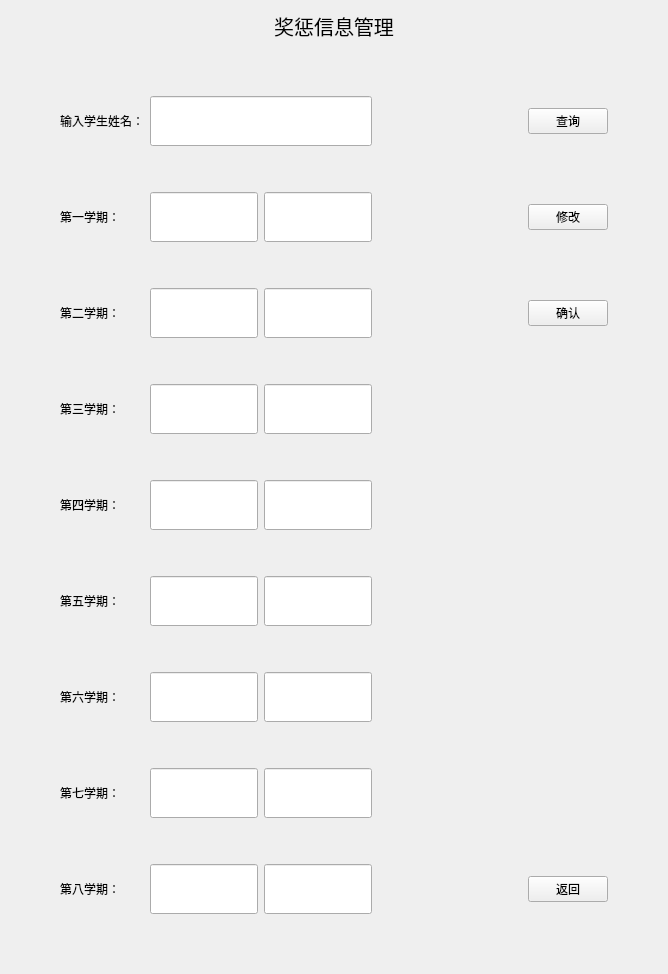
     <widget class="QWidget" name="manage_pide_punish">
      <layout class="QVBoxLayout" name="verticalLayout_8">
       <item>
        <widget class="QLabel" name="label_26">
         <property name="maximumSize">
          <size>
           <width>16777215</width>
           <height>100</height>
          </size>
         </property>
         <property name="font">
          <font>
           <family>隶书</family>
           <pointsize>15</pointsize>
          </font>
         </property>
         <property name="text">
          <string>奖惩信息管理</string>
         </property>
         <property name="alignment">
          <set>Qt::AlignCenter</set>
         </property>
        </widget>
       </item>
       <item>
        <widget class="QWidget" name="widget_10" native="true">
         <layout class="QGridLayout" name="gridLayout_9">
          <item row="1" column="3" colspan="2">
           <widget class="QLineEdit" name="get_student_name_rewardsandpunishment">
            <property name="minimumSize">
             <size>
              <width>0</width>
              <height>50</height>
             </size>
            </property>
           </widget>
          </item>
          <item row="3" column="6">
           <widget class="QPushButton" name="manage_alter_rewardsandpunishment">
            <property name="text">
             <string>修改</string>
            </property>
           </widget>
          </item>
          <item row="15" column="1">
           <widget class="QLabel" name="label_32">
            <property name="text">
             <string>第五学期：</string>
            </property>
           </widget>
          </item>
          <item row="7" column="1">
           <widget class="QLabel" name="label_30">
            <property name="text">
             <string>第三学期：</string>
            </property>
           </widget>
          </item>
          <item row="1" column="6">
           <widget class="QPushButton" name="manage_search_rewardsandpunishment">
            <property name="text">
             <string>查询</string>
            </property>
           </widget>
          </item>
          <item row="5" column="4">
           <widget class="QLineEdit" name="second_punishment">
            <property name="minimumSize">
             <size>
              <width>0</width>
              <height>50</height>
             </size>
            </property>
           </widget>
          </item>
          <item row="7" column="4">
           <widget class="QLineEdit" name="third_punishment">
            <property name="minimumSize">
             <size>
              <width>0</width>
              <height>50</height>
             </size>
            </property>
           </widget>
          </item>
          <item row="17" column="3">
           <widget class="QLineEdit" name="sixth_reward">
            <property name="minimumSize">
             <size>
              <width>0</width>
              <height>50</height>
             </size>
            </property>
           </widget>
          </item>
          <item row="11" column="1">
           <widget class="QLabel" name="label_31">
            <property name="text">
             <string>第四学期：</string>
            </property>
           </widget>
          </item>
          <item row="0" column="1">
           <spacer name="verticalSpacer_60">
            <property name="orientation">
             <enum>Qt::Vertical</enum>
            </property>
            <property name="sizeHint" stdset="0">
             <size>
              <width>20</width>
              <height>40</height>
             </size>
            </property>
           </spacer>
          </item>
          <item row="15" column="3">
           <widget class="QLineEdit" name="fifth_reward">
            <property name="minimumSize">
             <size>
              <width>0</width>
              <height>50</height>
             </size>
            </property>
           </widget>
          </item>
          <item row="20" column="4">
           <widget class="QLineEdit" name="seventh_punishment">
            <property name="minimumSize">
             <size>
              <width>0</width>
              <height>50</height>
             </size>
            </property>
           </widget>
          </item>
          <item row="15" column="4">
           <widget class="QLineEdit" name="fifth_punishment">
            <property name="minimumSize">
             <size>
              <width>0</width>
              <height>50</height>
             </size>
            </property>
           </widget>
          </item>
          <item row="3" column="1">
           <widget class="QLabel" name="label_28">
            <property name="text">
             <string>第一学期：</string>
            </property>
           </widget>
          </item>
          <item row="5" column="6">
           <widget class="QPushButton" name="manage_confirm_rewardsandpunishment">
            <property name="text">
             <string>确认</string>
            </property>
           </widget>
          </item>
          <item row="5" column="3">
           <widget class="QLineEdit" name="second_reward">
            <property name="minimumSize">
             <size>
              <width>0</width>
              <height>50</height>
             </size>
            </property>
           </widget>
          </item>
          <item row="17" column="1">
           <widget class="QLabel" name="label_33">
            <property name="text">
             <string>第六学期：</string>
            </property>
           </widget>
          </item>
          <item row="2" column="1">
           <spacer name="verticalSpacer_61">
            <property name="orientation">
             <enum>Qt::Vertical</enum>
            </property>
            <property name="sizeHint" stdset="0">
             <size>
              <width>20</width>
              <height>40</height>
             </size>
            </property>
           </spacer>
          </item>
          <item row="23" column="1">
           <widget class="QLabel" name="label_35">
            <property name="text">
             <string>第八学期：</string>
            </property>
           </widget>
          </item>
          <item row="11" column="3">
           <widget class="QLineEdit" name="forth_reward">
            <property name="minimumSize">
             <size>
              <width>0</width>
              <height>50</height>
             </size>
            </property>
           </widget>
          </item>
          <item row="7" column="3">
           <widget class="QLineEdit" name="third_reward">
            <property name="minimumSize">
             <size>
              <width>0</width>
              <height>50</height>
             </size>
            </property>
           </widget>
          </item>
          <item row="18" column="1">
           <spacer name="verticalSpacer_67">
            <property name="orientation">
             <enum>Qt::Vertical</enum>
            </property>
            <property name="sizeHint" stdset="0">
             <size>
              <width>20</width>
              <height>40</height>
             </size>
            </property>
           </spacer>
          </item>
          <item row="20" column="1">
           <widget class="QLabel" name="label_34">
            <property name="text">
             <string>第七学期：</string>
            </property>
           </widget>
          </item>
          <item row="3" column="4">
           <widget class="QLineEdit" name="first_punishment">
            <property name="minimumSize">
             <size>
              <width>0</width>
              <height>50</height>
             </size>
            </property>
           </widget>
          </item>
          <item row="11" column="4">
           <widget class="QLineEdit" name="forth_punishment">
            <property name="minimumSize">
             <size>
              <width>0</width>
              <height>50</height>
             </size>
            </property>
           </widget>
          </item>
          <item row="23" column="6">
           <widget class="QPushButton" name="back_rewardsandpunishment">
            <property name="text">
             <string>返回</string>
            </property>
           </widget>
          </item>
          <item row="21" column="1">
           <spacer name="verticalSpacer_68">
            <property name="orientation">
             <enum>Qt::Vertical</enum>
            </property>
            <property name="sizeHint" stdset="0">
             <size>
              <width>20</width>
              <height>40</height>
             </size>
            </property>
           </spacer>
          </item>
          <item row="20" column="3">
           <widget class="QLineEdit" name="seventh_reward">
            <property name="minimumSize">
             <size>
              <width>0</width>
              <height>50</height>
             </size>
            </property>
           </widget>
          </item>
          <item row="4" column="1">
           <spacer name="verticalSpacer_62">
            <property name="orientation">
             <enum>Qt::Vertical</enum>
            </property>
            <property name="sizeHint" stdset="0">
             <size>
              <width>20</width>
              <height>40</height>
             </size>
            </property>
           </spacer>
          </item>
          <item row="10" column="1">
           <spacer name="verticalSpacer_64">
            <property name="orientation">
             <enum>Qt::Vertical</enum>
            </property>
            <property name="sizeHint" stdset="0">
             <size>
              <width>20</width>
              <height>40</height>
             </size>
            </property>
           </spacer>
          </item>
          <item row="23" column="3">
           <widget class="QLineEdit" name="eighth_reward">
            <property name="minimumSize">
             <size>
              <width>0</width>
              <height>50</height>
             </size>
            </property>
           </widget>
          </item>
          <item row="1" column="1">
           <widget class="QLabel" name="label_27">
            <property name="text">
             <string>输入学生姓名：</string>
            </property>
           </widget>
          </item>
          <item row="16" column="1">
           <spacer name="verticalSpacer_66">
            <property name="orientation">
             <enum>Qt::Vertical</enum>
            </property>
            <property name="sizeHint" stdset="0">
             <size>
              <width>20</width>
              <height>40</height>
             </size>
            </property>
           </spacer>
          </item>
          <item row="1" column="5">
           <spacer name="horizontalSpacer_21">
            <property name="orientation">
             <enum>Qt::Horizontal</enum>
            </property>
            <property name="sizeType">
             <enum>QSizePolicy::Expanding</enum>
            </property>
            <property name="sizeHint" stdset="0">
             <size>
              <width>150</width>
              <height>20</height>
             </size>
            </property>
           </spacer>
          </item>
          <item row="1" column="7">
           <spacer name="horizontalSpacer_22">
            <property name="orientation">
             <enum>Qt::Horizontal</enum>
            </property>
            <property name="sizeType">
             <enum>QSizePolicy::Fixed</enum>
            </property>
            <property name="sizeHint" stdset="0">
             <size>
              <width>40</width>
              <height>20</height>
             </size>
            </property>
           </spacer>
          </item>
          <item row="3" column="3">
           <widget class="QLineEdit" name="first_reward">
            <property name="minimumSize">
             <size>
              <width>0</width>
              <height>50</height>
             </size>
            </property>
           </widget>
          </item>
          <item row="14" column="1">
           <spacer name="verticalSpacer_65">
            <property name="orientation">
             <enum>Qt::Vertical</enum>
            </property>
            <property name="sizeHint" stdset="0">
             <size>
              <width>20</width>
              <height>40</height>
             </size>
            </property>
           </spacer>
          </item>
          <item row="5" column="1">
           <widget class="QLabel" name="label_29">
            <property name="text">
             <string>第二学期：</string>
            </property>
           </widget>
          </item>
          <item row="6" column="1">
           <spacer name="verticalSpacer_63">
            <property name="orientation">
             <enum>Qt::Vertical</enum>
            </property>
            <property name="sizeHint" stdset="0">
             <size>
              <width>20</width>
              <height>40</height>
             </size>
            </property>
           </spacer>
          </item>
          <item row="1" column="0">
           <spacer name="horizontalSpacer_49">
            <property name="orientation">
             <enum>Qt::Horizontal</enum>
            </property>
            <property name="sizeType">
             <enum>QSizePolicy::Fixed</enum>
            </property>
            <property name="sizeHint" stdset="0">
             <size>
              <width>40</width>
              <height>20</height>
             </size>
            </property>
           </spacer>
          </item>
          <item row="17" column="4">
           <widget class="QLineEdit" name="sixth_punishment">
            <property name="minimumSize">
             <size>
              <width>0</width>
              <height>50</height>
             </size>
            </property>
           </widget>
          </item>
          <item row="23" column="4">
           <widget class="QLineEdit" name="eighth_punishment">
            <property name="minimumSize">
             <size>
              <width>0</width>
              <height>50</height>
             </size>
            </property>
           </widget>
          </item>
          <item row="24" column="1">
           <spacer name="verticalSpacer_69">
            <property name="orientation">
             <enum>Qt::Vertical</enum>
            </property>
            <property name="sizeHint" stdset="0">
             <size>
              <width>20</width>
              <height>40</height>
             </size>
            </property>
           </spacer>
          </item>
         </layout>
        </widget>
       </item>
      </layout>
     </widget>
